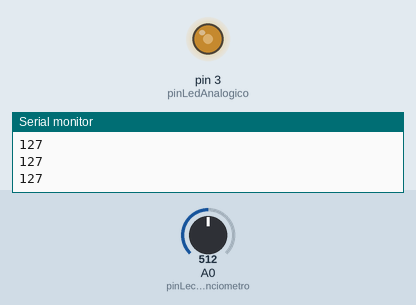
Simulated run of this sketch. Board: Arduino Uno, built with avr-gcc and run on an emulated ATmega328P. Parts: output pins drawn as LEDs (lit = HIGH), the last lines printed to the serial monitor. The inputs (shaded band) are chosen by the test bench; at power-on: A0 (pinLecturaPotenciometro) = 512.

Above: at 1.2 s.
1.3 s: A0 (pinLecturaPotenciometro) set to 716
At 1.7 s:
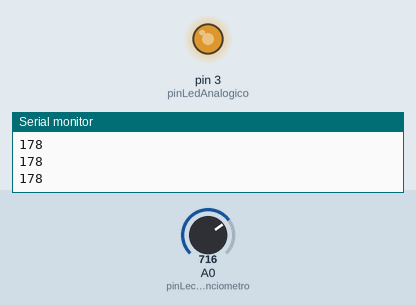
2.8 s: A0 (pinLecturaPotenciometro) set to 900
At 4.0 s:
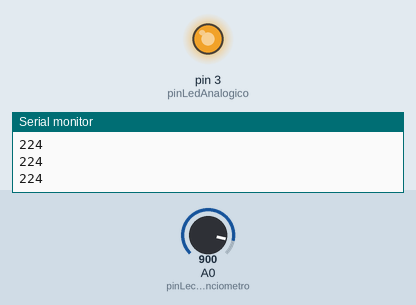
4.3 s: A0 (pinLecturaPotenciometro) set to 122
At 5.2 s:
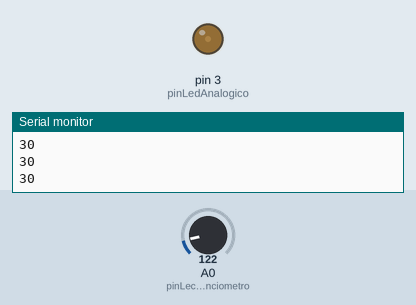
5.8 s: A0 (pinLecturaPotenciometro) set to 0
At 6.3 s:
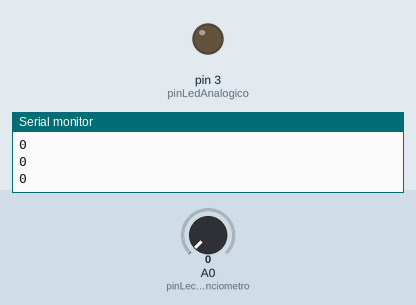
7.3 s: A0 (pinLecturaPotenciometro) set to 511
At 8.6 s:
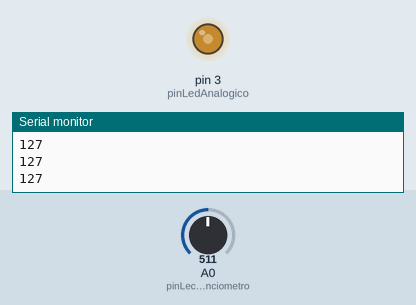
Timing chart, 0 to 9.8 s (numbered marks = the images above; inputs shaded):
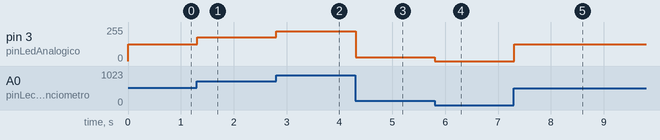

The sketch:

sketch_dec27a.ino
```cpp
int pinLecturaPotenciometro = A0;
int pinLedAnalogico = 3;

void setup() {
  // put your setup code here, to run once:
  pinMode(pinLecturaPotenciometro, INPUT);
  pinMode(pinLedAnalogico, OUTPUT);
  Serial.begin(9600);
}

void loop() {
  // put your main code here, to run repeatedly:
  int valorPotenciometro = analogRead(pinLecturaPotenciometro);
  int valorAnalogicoLed = map(valorPotenciometro,0,1023,0,255);
  Serial.println(valorAnalogicoLed);
  analogWrite(pinLedAnalogico, valorAnalogicoLed);
}
```

Measured:
- after the input at 1.3 s, pin 3 (pinLedAnalogico): 127/255 → 178/255 at once
- after the input at 2.8 s, pin 3 (pinLedAnalogico): 178/255 → 224/255 at once
- after the input at 4.3 s, pin 3 (pinLedAnalogico): 224/255 → 30/255 at once
- after the input at 5.8 s, pin 3 (pinLedAnalogico): 30/255 → 0/255 at once
- after the input at 7.3 s, pin 3 (pinLedAnalogico): 0/255 → 127/255 at once
